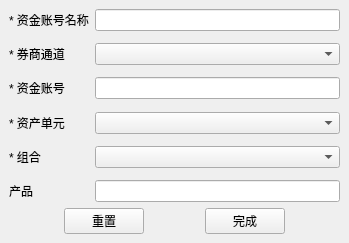
<?xml version="1.0" encoding="UTF-8"?>
<ui version="4.0">
 <class>CreateAccountWIndow</class>
 <widget class="QMainWindow" name="CreateAccountWIndow">
  <property name="geometry">
   <rect>
    <x>0</x>
    <y>0</y>
    <width>349</width>
    <height>243</height>
   </rect>
  </property>
  <property name="windowTitle">
   <string>账号新增</string>
  </property>
  <widget class="QWidget" name="centralwidget">
   <layout class="QVBoxLayout" name="verticalLayout">
    <item>
     <spacer name="verticalSpacer_3">
      <property name="orientation">
       <enum>Qt::Vertical</enum>
      </property>
      <property name="sizeHint" stdset="0">
       <size>
        <width>20</width>
        <height>1</height>
       </size>
      </property>
     </spacer>
    </item>
    <item>
     <layout class="QGridLayout" name="gridLayout">
      <item row="9" column="1">
       <widget class="QComboBox" name="comboBox_portfolios"/>
      </item>
      <item row="0" column="0">
       <widget class="QLabel" name="label">
        <property name="text">
         <string>* 资金账号名称</string>
        </property>
       </widget>
      </item>
      <item row="11" column="1">
       <widget class="QLineEdit" name="lineEdit_products">
        <property name="enabled">
         <bool>true</bool>
        </property>
       </widget>
      </item>
      <item row="5" column="0">
       <widget class="QLabel" name="label_3">
        <property name="text">
         <string>* 资金账号</string>
        </property>
       </widget>
      </item>
      <item row="7" column="0">
       <widget class="QLabel" name="label_4">
        <property name="text">
         <string>* 资产单元</string>
        </property>
       </widget>
      </item>
      <item row="3" column="1">
       <widget class="QComboBox" name="comboBox_broker"/>
      </item>
      <item row="1" column="0">
       <spacer name="verticalSpacer_4">
        <property name="orientation">
         <enum>Qt::Vertical</enum>
        </property>
        <property name="sizeHint" stdset="0">
         <size>
          <width>20</width>
          <height>40</height>
         </size>
        </property>
       </spacer>
      </item>
      <item row="4" column="0">
       <spacer name="verticalSpacer_5">
        <property name="orientation">
         <enum>Qt::Vertical</enum>
        </property>
        <property name="sizeHint" stdset="0">
         <size>
          <width>20</width>
          <height>40</height>
         </size>
        </property>
       </spacer>
      </item>
      <item row="9" column="0">
       <widget class="QLabel" name="label_5">
        <property name="text">
         <string>* 组合</string>
        </property>
       </widget>
      </item>
      <item row="3" column="0">
       <widget class="QLabel" name="label_2">
        <property name="text">
         <string>* 券商通道</string>
        </property>
       </widget>
      </item>
      <item row="7" column="1">
       <widget class="QComboBox" name="comboBox_assetUnits"/>
      </item>
      <item row="5" column="1">
       <widget class="QLineEdit" name="lineEdit_account">
        <property name="maxLength">
         <number>16</number>
        </property>
       </widget>
      </item>
      <item row="8" column="0">
       <spacer name="verticalSpacer_7">
        <property name="orientation">
         <enum>Qt::Vertical</enum>
        </property>
        <property name="sizeHint" stdset="0">
         <size>
          <width>20</width>
          <height>40</height>
         </size>
        </property>
       </spacer>
      </item>
      <item row="0" column="1">
       <widget class="QLineEdit" name="lineEdit_name">
        <property name="maxLength">
         <number>100</number>
        </property>
       </widget>
      </item>
      <item row="6" column="0">
       <spacer name="verticalSpacer_6">
        <property name="orientation">
         <enum>Qt::Vertical</enum>
        </property>
        <property name="sizeHint" stdset="0">
         <size>
          <width>20</width>
          <height>40</height>
         </size>
        </property>
       </spacer>
      </item>
      <item row="11" column="0">
       <widget class="QLabel" name="label_6">
        <property name="text">
         <string>产品</string>
        </property>
       </widget>
      </item>
      <item row="10" column="0">
       <spacer name="verticalSpacer_8">
        <property name="orientation">
         <enum>Qt::Vertical</enum>
        </property>
        <property name="sizeHint" stdset="0">
         <size>
          <width>20</width>
          <height>40</height>
         </size>
        </property>
       </spacer>
      </item>
     </layout>
    </item>
    <item>
     <spacer name="verticalSpacer">
      <property name="orientation">
       <enum>Qt::Vertical</enum>
      </property>
      <property name="sizeHint" stdset="0">
       <size>
        <width>20</width>
        <height>0</height>
       </size>
      </property>
     </spacer>
    </item>
    <item>
     <layout class="QHBoxLayout" name="horizontalLayout">
      <item>
       <spacer name="horizontalSpacer_2">
        <property name="orientation">
         <enum>Qt::Horizontal</enum>
        </property>
        <property name="sizeHint" stdset="0">
         <size>
          <width>40</width>
          <height>20</height>
         </size>
        </property>
       </spacer>
      </item>
      <item>
       <widget class="QPushButton" name="pushButton_reset">
        <property name="text">
         <string>重置</string>
        </property>
       </widget>
      </item>
      <item>
       <spacer name="horizontalSpacer">
        <property name="orientation">
         <enum>Qt::Horizontal</enum>
        </property>
        <property name="sizeHint" stdset="0">
         <size>
          <width>40</width>
          <height>20</height>
         </size>
        </property>
       </spacer>
      </item>
      <item>
       <widget class="QPushButton" name="pushButton_create">
        <property name="text">
         <string>完成</string>
        </property>
       </widget>
      </item>
      <item>
       <spacer name="horizontalSpacer_3">
        <property name="orientation">
         <enum>Qt::Horizontal</enum>
        </property>
        <property name="sizeHint" stdset="0">
         <size>
          <width>40</width>
          <height>20</height>
         </size>
        </property>
       </spacer>
      </item>
     </layout>
    </item>
    <item>
     <spacer name="verticalSpacer_2">
      <property name="orientation">
       <enum>Qt::Vertical</enum>
      </property>
      <property name="sizeHint" stdset="0">
       <size>
        <width>20</width>
        <height>1</height>
       </size>
      </property>
     </spacer>
    </item>
   </layout>
  </widget>
 </widget>
 <resources/>
 <connections/>
</ui>
